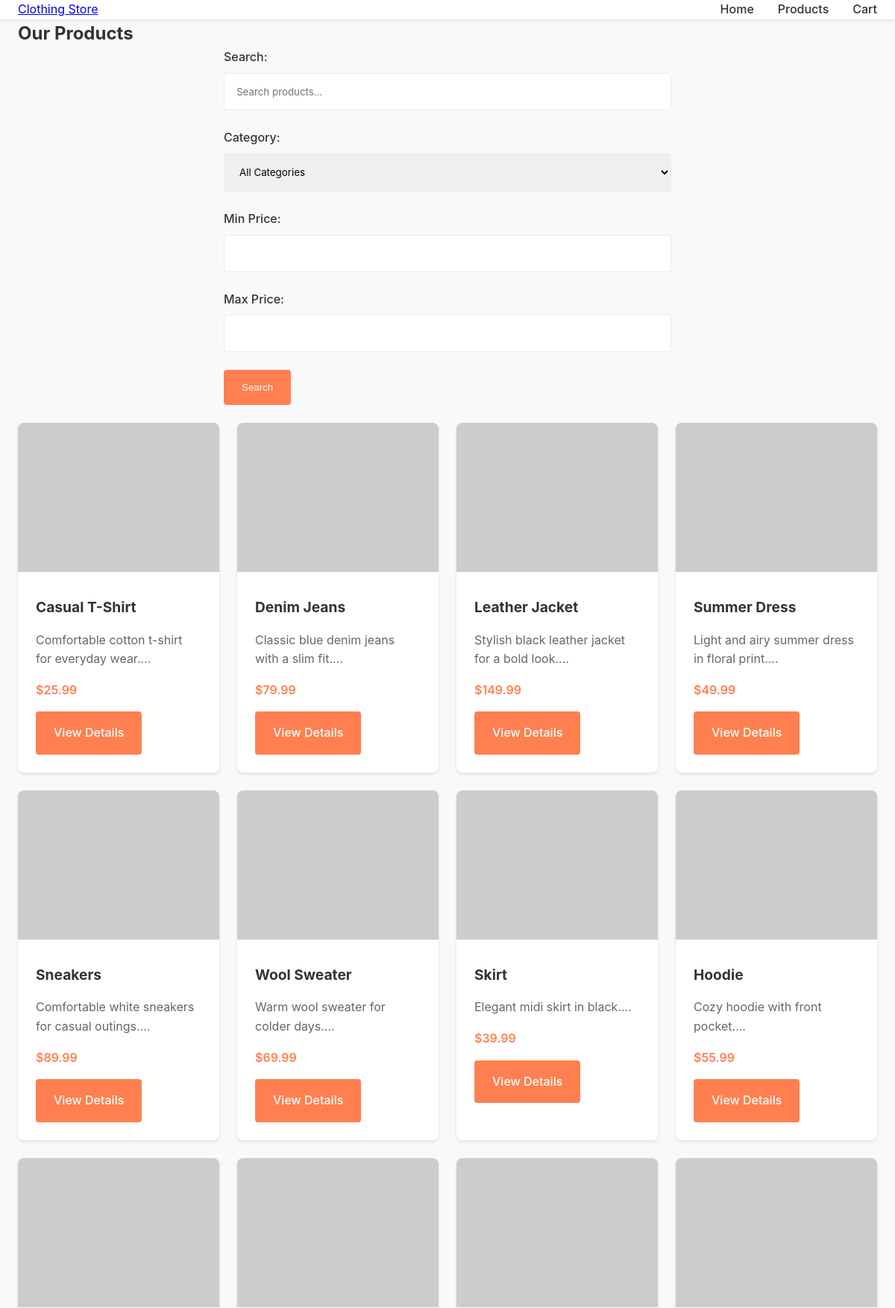
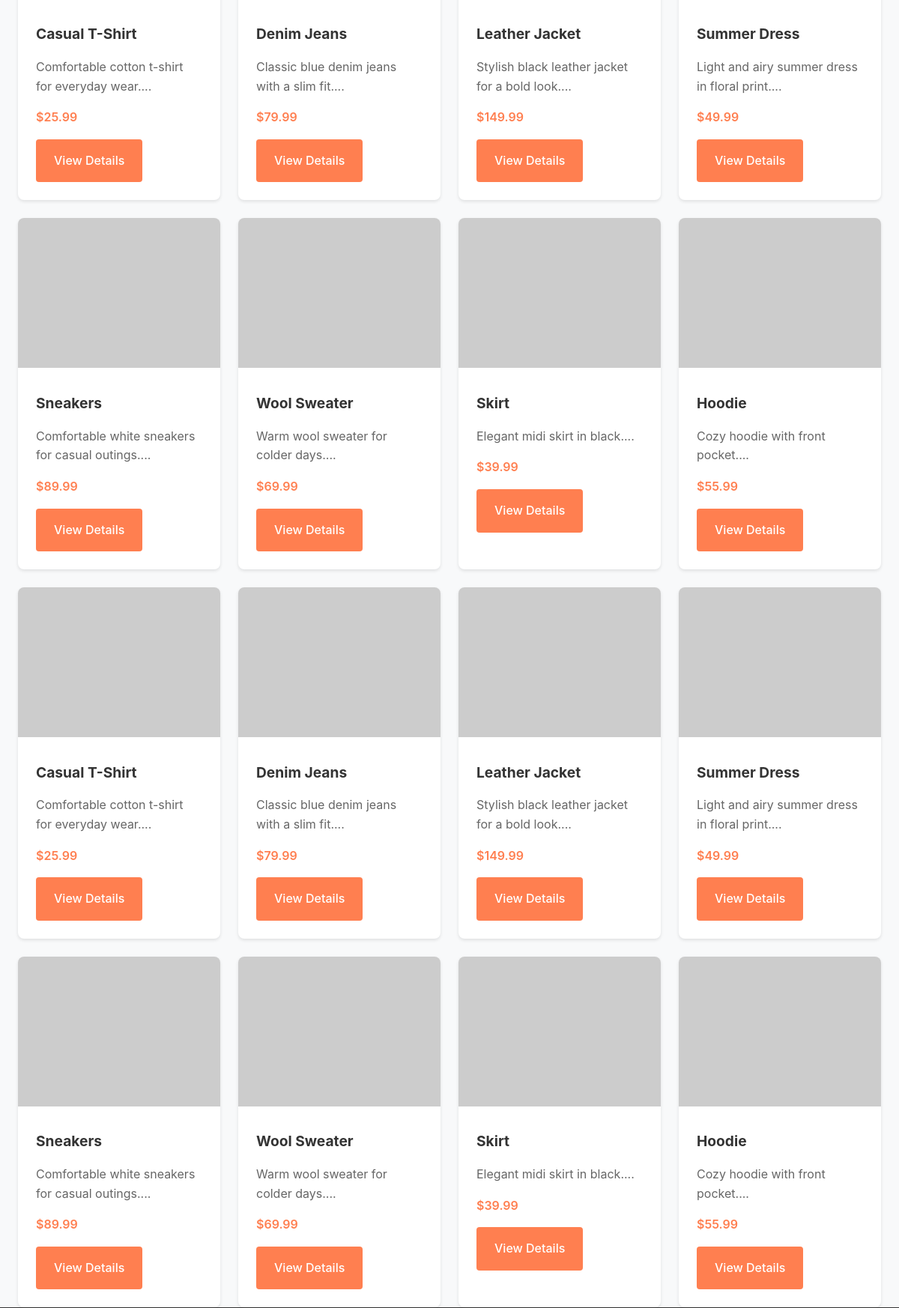
Page /products (upper part) on the committed database (2 pictures, top to bottom).
### tables this page shows
CREATE TABLE products (
            id INTEGER PRIMARY KEY AUTOINCREMENT,
            name TEXT NOT NULL,
            description TEXT NOT NULL,
            price REAL NOT NULL,
            category TEXT NOT NULL,
            image_url TEXT NOT NULL,
            sizes TEXT NOT NULL
        );

### clothing_store/app.py (the view)
@app.route('/products')
def products():
    query = request.args.get('q', '')
    category = request.args.get('category', '')
    min_price = request.args.get('min_price', type=float)
    max_price = request.args.get('max_price', type=float)
    if query or category or min_price or max_price:
        products = search_products(query, category if category else None, min_price, max_price)
    else:
        products = get_all_products()
    categories = get_categories()
    return render_template('products.html', products=products, categories=categories, query=query, category=category, min_price=min_price, max_price=max_price)

### clothing_store/models.py (called while the page is built)
def get_db_connection():
    conn = sqlite3.connect(DB_PATH)
    conn.row_factory = sqlite3.Row
    return conn

def get_all_products():
    conn = get_db_connection()
    products = conn.execute('SELECT * FROM products').fetchall()
    conn.close()
    return products

def get_categories():
    conn = get_db_connection()
    categories = conn.execute('SELECT DISTINCT category FROM products').fetchall()
    conn.close()
    return [row['category'] for row in categories]

### clothing_store/templates/products.html (shortened to what this page needs)
{% extends "base.html" %}
{% block content %}
<section class="container">
    <h1>Our Products</h1>
    <form method="GET" action="{{ url_for('products') }}" class="mb-md">
        <div class="form-group">
            <label for="q">Search:</label>
            <input type="text" id="q" name="q" value="{{ query }}" placeholder="Search products...">
        </div>
        <div class="form-group">
            <label for="category">Category:</label>
            <select id="category" name="category">
                <option value="">All Categories</option>
            </select>
        </div>
        <div class="form-group">
            <label for="min_price">Min Price:</label>
            <input type="number" id="min_price" name="min_price" step="0.01" value="{{ min_price }}">
        </div>
        <div class="form-group">
            <label for="max_price">Max Price:</label>
            <input type="number" id="max_price" name="max_price" step="0.01" value="{{ max_price }}">
        </div>
        <button type="submit" class="btn">Search</button>
    </form>
    <div class="grid">
        {% for product in products %}
        <article class="card">
            <img src="{{ product.image_url }}" alt="{{ product.name }}" loading="lazy">
            <div class="card-content">
                <h3>{{ product.name }}</h3>
                <p>{{ product.description[:50] }}...</p>
                <p class="price">${{ "%.2f"|format(product.price) }}</p>
                <a href="{{ url_for('product_detail', product_id=product.id) }}" class="btn">View Details</a>
            </div>
        </article>
        {% endfor %}
    </div>
</section>
{% endblock %}

### clothing_store/static/css/style.css (style rules this page uses)
* { margin: 0; padding: 0; box-sizing: border-box; }
body { font-family: 'Inter', sans-serif; line-height: 1.6; color: #333; background-color: #f8f9fa; }
:root { --primary-bg: #f8f9fa; --secondary-bg: #ffffff; --text-color: #333333; --accent-color: #ff7f50; --border-color: #e9ecef; --shadow: 0 2px 4px rgba(0,0,0,0.1); --spacing-xs: 0.5rem; --spacing-sm: 1rem; --spacing-md: 1.5rem; --spacing-lg: 2rem; --spacing-xl: 3rem; }
.container { max-width: 1200px; margin: 0 auto; padding: 0 var(--spacing-md); }
section { padding: var(--spacing-xl) 0; }
.btn { display: inline-block; padding: var(--spacing-sm) var(--spacing-md); background-color: var(--accent-color); color: white; text-decoration: none; border: none; border-radius: 4px; cursor: pointer; font-weight: 500; transition: background-color 0.3s; }
.card { background-color: var(--secondary-bg); border-radius: 8px; box-shadow: var(--shadow); overflow: hidden; transition: transform 0.3s; }
.card img { width: 100%; height: 200px; object-fit: cover; }
.card-content { padding: var(--spacing-md); }
.card h3 { margin-bottom: var(--spacing-sm); font-size: 1.2rem; }
.card p { color: #666; margin-bottom: var(--spacing-sm); }
.card .price { font-weight: 600; color: var(--accent-color); }
.grid { display: grid; grid-template-columns: repeat(auto-fill, minmax(250px, 1fr)); gap: var(--spacing-md); }
form { max-width: 600px; margin: 0 auto; }
.form-group { margin-bottom: var(--spacing-md); }
label { display: block; margin-bottom: var(--spacing-xs); font-weight: 500; }
input, select, textarea { width: 100%; padding: var(--spacing-sm); border: 1px solid var(--border-color); border-radius: 4px; font-family: inherit; }
.mb-md { margin-bottom: var(--spacing-md); }

### rows in the picture
products: name "Casual T-Shirt", description "Comfortable cotton t-shirt for everyday wear.", price "25.99"
products: name "Denim Jeans", description "Classic blue denim jeans with a slim fit.", price "79.99"
products: name "Leather Jacket", description "Stylish black leather jacket for a bold look.", price "149.99"
products: name "Summer Dress", description "Light and airy summer dress in floral print.", price "49.99"
products: name "Sneakers", description "Comfortable white sneakers for casual outings.", price "89.99"
products: name "Wool Sweater", description "Warm wool sweater for colder days.", price "69.99"
products: name "Skirt", description "Elegant midi skirt in black.", price "39.99"
products: name "Hoodie", description "Cozy hoodie with front pocket.", price "55.99"
products: name "Casual T-Shirt", description "Comfortable cotton t-shirt for everyday wear.", price "25.99"
products: name "Denim Jeans", description "Classic blue denim jeans with a slim fit.", price "79.99"
products: name "Leather Jacket", description "Stylish black leather jacket for a bold look.", price "149.99"
products: name "Summer Dress", description "Light and airy summer dress in floral print.", price "49.99"
products: name "Sneakers", description "Comfortable white sneakers for casual outings.", price "89.99"
products: name "Wool Sweater", description "Warm wool sweater for colder days.", price "69.99"
products: name "Skirt", description "Elegant midi skirt in black.", price "39.99"
products: name "Hoodie", description "Cozy hoodie with front pocket.", price "55.99"
products: name "Casual T-Shirt", description "Comfortable cotton t-shirt for everyday wear.", price "25.99"
products: name "Denim Jeans", description "Classic blue denim jeans with a slim fit.", price "79.99"
products: name "Leather Jacket", description "Stylish black leather jacket for a bold look.", price "149.99"
products: name "Summer Dress", description "Light and airy summer dress in floral print.", price "49.99"
products: name "Sneakers", description "Comfortable white sneakers for casual outings.", price "89.99"
products: name "Wool Sweater", description "Warm wool sweater for colder days.", price "69.99"
products: name "Skirt", description "Elegant midi skirt in black.", price "39.99"
products: name "Hoodie", description "Cozy hoodie with front pocket.", price "55.99"
